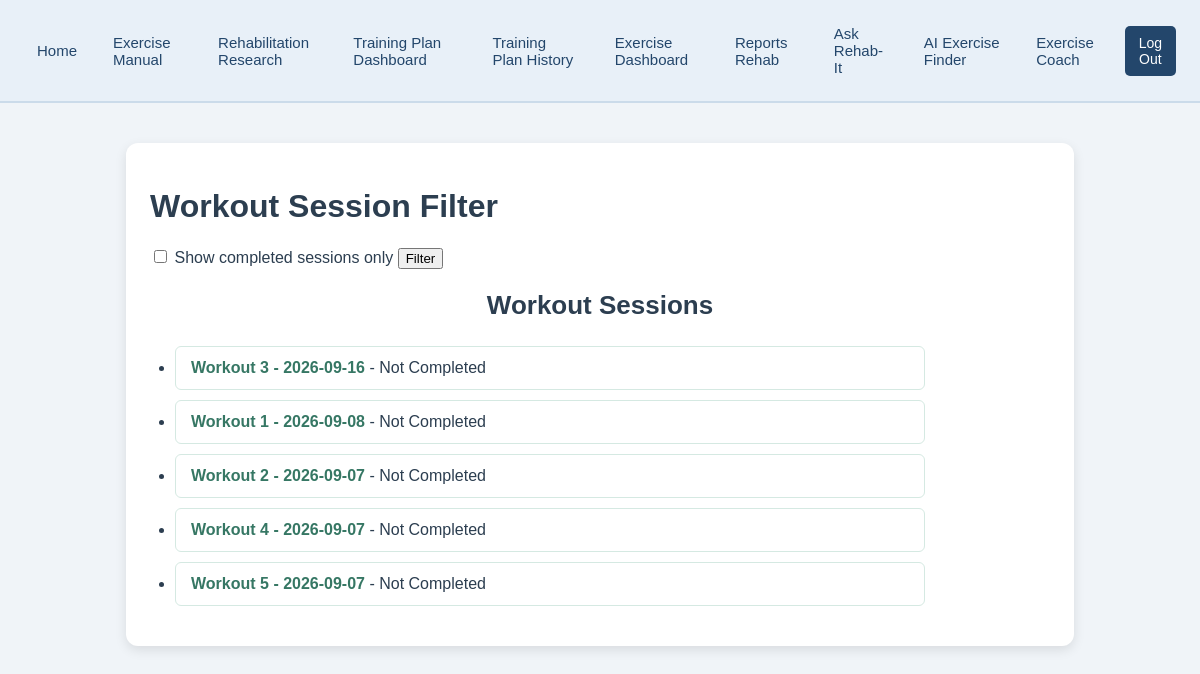
The app's page /workout_sessions/search/ (signed in), older data.
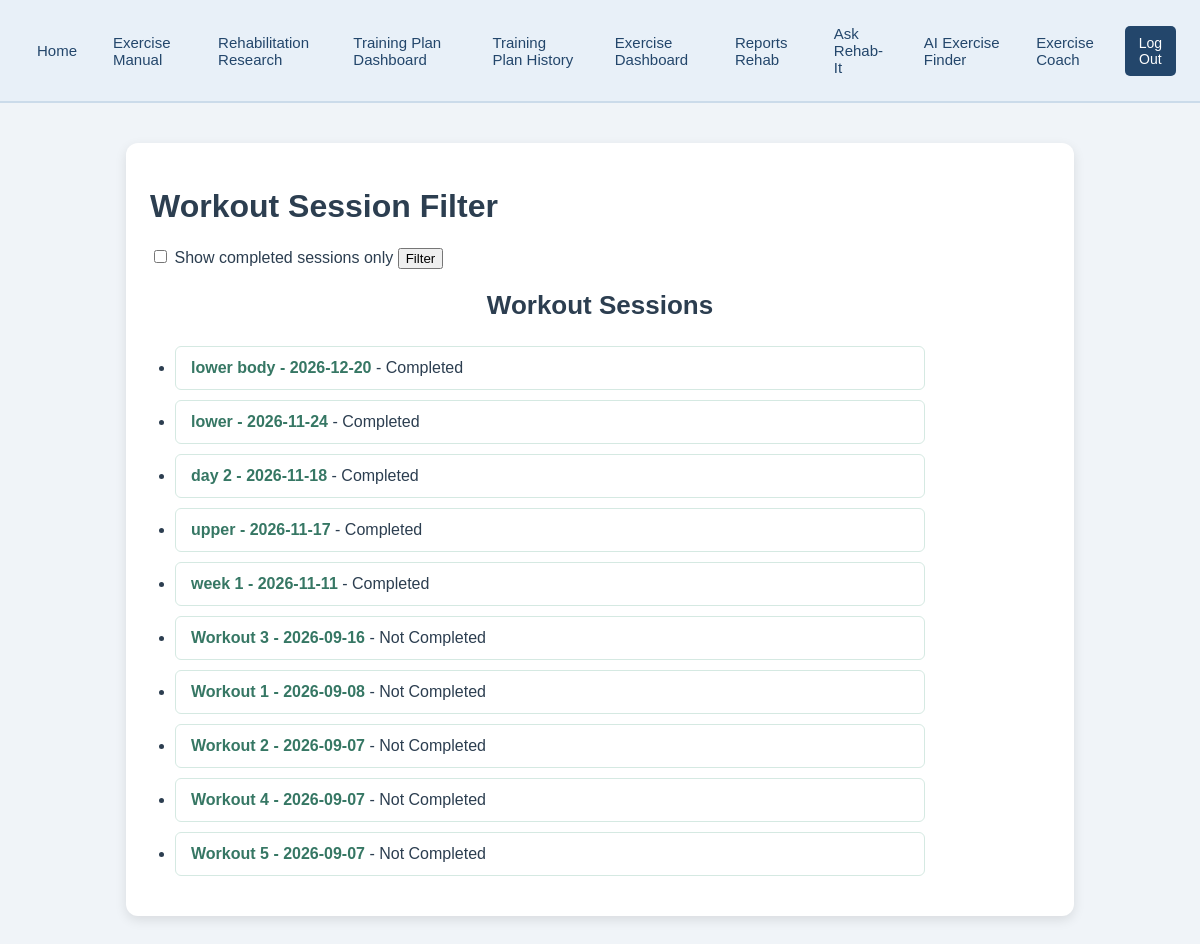
The same page, newer data.
### rehab/models.py (models this page shows)
class WorkoutSession(models.Model):
    workout_session_id = models.AutoField(primary_key=True)
    name = models.CharField(max_length=100, default="")
    date = models.DateField()
    completed = models.BooleanField(default=False)
    difficulty_rating = models.PositiveSmallIntegerField(
        choices=[
            (1, "Very Easy"),
            (2, "Easy"),
            (3, "Moderate"),
            (4, "Difficult"),
            (5, "Very Difficult"),
        ],
        null=True,
        blank=True
    )
    reflection_notes = models.TextField(
        blank=True,
        default=""
    )
    exercises = models.ManyToManyField(Exercise)
    def __str__(self):
        return f"{self.name} - {self.date}"
    class Meta:
        ordering = ["-date"]
        constraints = [
            models.UniqueConstraint(
                fields=["name", "date"],
                name="unique_workout_session_date"
            )
        ]

### rehab/views.py (the view)
# urls.py: path("workout_sessions/search/", workoutSessionSearch, name="workout_session_search"),
@login_required
def workoutSessionSearch(request):
    sessions = WorkoutSession.objects.all()
    if request.method == "POST":
        completed = request.POST.get("completed")
        if completed:
            sessions = sessions.filter(
                completed__exact=True
            )
    context = {
        "sessions": sessions,
    }
    return render(
        request,
        "rehab/workout_session_search.html",
        context
    )

### templates/rehab/workout_session_search.html (shortened to what this page needs)
{% extends "rehab/base.html" %}
{% block rehab_content %}
<h1>Workout Session Filter</h1>
<form method="POST">
    <label>
        <input type="checkbox" name="completed">
        Show completed sessions only
    </label>
    <button type="submit">Filter</button>
</form>
<h2>Workout Sessions</h2>
<ul>
    {% for session in sessions %}
        <li>
            <a href="{% url 'workout_session_detail' session.pk %}">
                {{ session }}
            </a>
            {% if session.completed %}
                - Completed
            {% else %}
                - Not Completed
            {% endif %}
        </li>
    {% empty %}
        <li>No workout sessions match this filter.</li>
    {% endfor %}
</ul>
{% endblock %}

### templates/rehab/base.html (shortened to what this page needs)
{% load static %}
<!DOCTYPE html>
<html lang="en">
<head>
    <link rel="stylesheet" href="{% static 'css/style.css' %}?v=7">
</head>
<body>
    <nav>
        <a href="{% url 'home' %}">Home</a>
        <a href="{% url 'exercise_manual' %}">Exercise Manual</a>
        <a href="{% url 'pubmed_research' %}">Rehabilitation Research</a>
        {% if user.is_authenticated %}
            <a href="{% url 'training_plan_dashboard' %}">Training Plan Dashboard</a>
            <a href="{% url 'training_plan_history' %}">Training Plan History</a>
            <a href="{% url 'exercise_chart_page' %}">Exercise Dashboard</a>
            <a href="{% url 'reports_rehab' %}">Reports Rehab</a>
            <a href="{% url 'askRehab' %}">Ask Rehab-It</a>
            <a href="{% url 'ai_assistant' %}">AI Exercise Finder</a>
            <a href="{% url 'exerciseCoach' %}">Exercise Coach</a>
            <form method="post" action="{% url 'logout' %}" style="display: inline;">
                <button type="submit">Log Out</button>
            </form>
        {% else %}
            <a href="{% url 'login' %}">Log In</a>
            <a href="{% url 'signup' %}">Sign Up</a>
        {% endif %}
    </nav>
    <main>
        {% block rehab_content %}Rehab{% endblock %}
    </main>
</body>
</html>

### static/css/style.css (style rules this page uses)
body { font-family: Arial, sans-serif; background-color: #f0f4f8; color: #2c3e50; margin: 0; padding: 0; }
main { max-width: 900px; margin: 40px auto; padding: 30px; background-color: white; border-radius: 12px; box-shadow: 0 4px 12px rgba(0, 0, 0, 0.1); }
main h2 { text-align: center; margin-bottom: 25px; font-size: 26px; }
nav { background-color: #e8f0f8; padding: 16px 24px; display: flex; align-items: center; gap: 10px; border-bottom: 2px solid #cbdbea; }
nav a { color: #23466b; text-decoration: none; padding: 9px 13px; font-size: 15px; font-weight: 500; border-radius: 5px; transition: background-color 0.2s; }
nav button { background-color: #23466b; color: white; border: none; padding: 9px 14px; border-radius: 5px; font-size: 14px; cursor: pointer; }
main { padding: 24px; }
ul, ol { padding-left: 25px; max-width: 750px; }
li { background-color: #ffffff; margin-bottom: 10px; padding: 12px 15px; border: 1px solid #d5e9e2; border-radius: 6px; }
li a { color: #367764; text-decoration: none; font-weight: bold; }

Row changes from the older to the newer data that the page shows:
added WorkoutSession: name+date "lower body - 2026-12-20", completed "- Completed"
added WorkoutSession: name+date "lower - 2026-11-24", completed "- Completed"
added WorkoutSession: name+date "day 2 - 2026-11-18", completed "- Completed"
added WorkoutSession: name+date "upper - 2026-11-17", completed "- Completed"
added WorkoutSession: name+date "week 1 - 2026-11-11", completed "- Completed"
